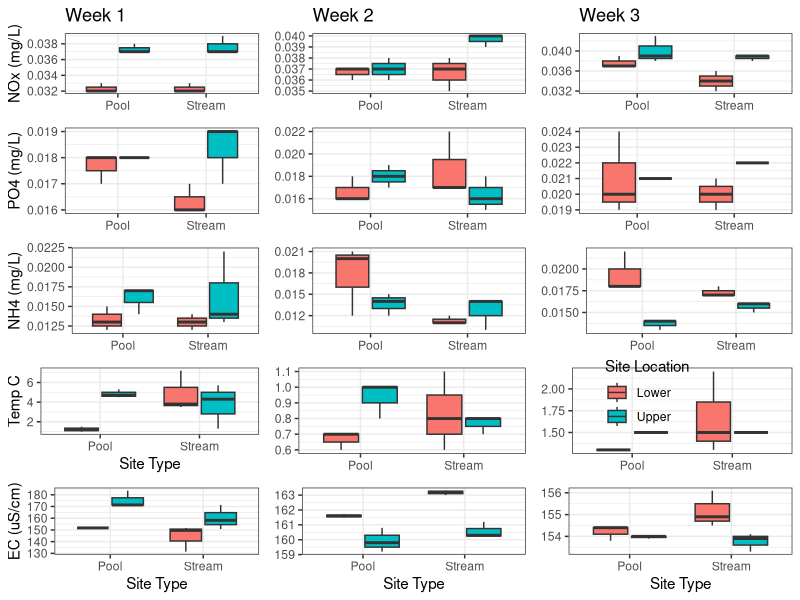
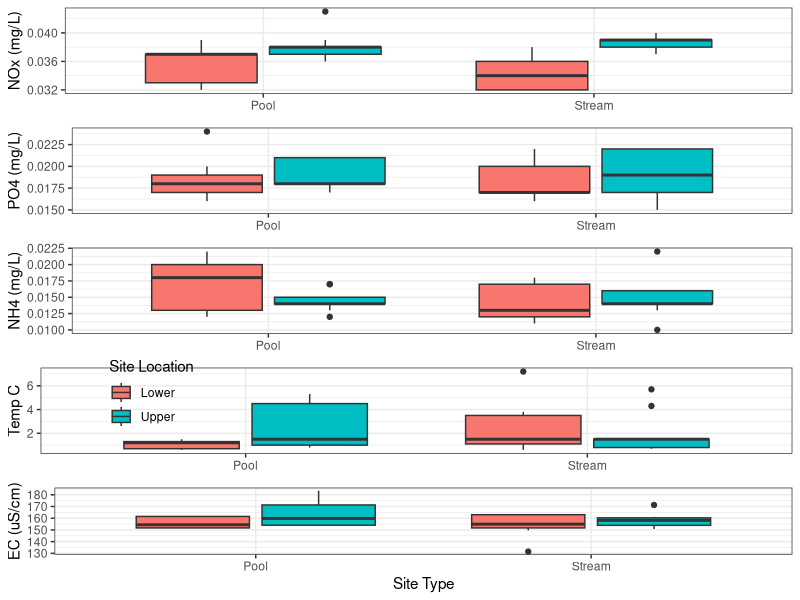

Generate these figures, in order, with R:
## ---- chunk 1
#| warning: false
library(ggplot2)
library(readxl)
library(dplyr)
library(cowplot)
## ---- chunk 2
setwd("/Users/hannahrichardson/Documents/BSU/Spring '23/Field Methods/FieldMethodsHydro")
list.files()
df <- read.csv("Quality Beaver Meadows Data Template.csv")
## ---- chunk 3
#Set date
date<- "2/24/23"
#Above and below pool
NOx <- df %>%
  filter(Date == date)%>%
  ggplot(aes(x = Site_type, y = NOx_mgL, fill= Site_Location))+
  geom_boxplot(show.legend = FALSE)+
  xlab(NULL)+
  ylab('NOx (mg/L)')+
  ggtitle('Week 1')+
  theme(plot.title = element_text(hjust = 0.5))+
  theme_bw()

PO4 <- df %>%
  filter(Date == date)%>%
  ggplot(aes(x = Site_type, y = PO4_mgL, fill= Site_Location))+
  geom_boxplot(show.legend = FALSE)+
  xlab(NULL)+
  ylab('PO4 (mg/L)')+
  theme_bw()

NH4 <- df %>%
  filter(Date == date)%>%
  ggplot(aes(x = Site_type, y = NH4_mgL, fill= Site_Location))+
  geom_boxplot(show.legend = FALSE)+
  xlab(NULL)+
  ylab('NH4 (mg/L)')+
  theme_bw()

temp <- df %>%
  filter(Date == date)%>%
  ggplot(aes(x = Site_type, y = Temp._C, fill= Site_Location))+
  geom_boxplot(show.legend = FALSE)+
  xlab(NULL)+
  xlab('Site Type')+
  ylab('Temp C')+
  theme_bw()

EC <- df %>%
  filter(Date == date)%>%
  ggplot(aes(x = Site_type, y = EC, fill= Site_Location))+
  geom_boxplot(show.legend = FALSE)+
  xlab('Site Type')+
  ylab('EC (uS/cm)')+
  theme_bw()

Wk1<-plot_grid(NOx, PO4, NH4, temp, EC, 
                nrow =5)

## ---- chunk 4
#set date
date<- "3/3/23"
#Above and below pool
NOx <- df %>%
  filter(Date == date)%>%
  ggplot(aes(x = Site_type, y = NOx_mgL, fill= Site_Location))+
  geom_boxplot(show.legend = FALSE)+
  xlab(NULL)+
  ylab(NULL)+
  ggtitle('Week 2')+
  theme(plot.title = element_text(hjust = 0.5))+
  theme_bw()

PO4 <- df %>%
  filter(Date == date)%>%
  ggplot(aes(x = Site_type, y = PO4_mgL, fill= Site_Location))+
  geom_boxplot(show.legend = FALSE)+
  xlab(NULL)+
  ylab(NULL)+
  theme_bw()

NH4 <- df %>%
  filter(Date == date)%>%
  ggplot(aes(x = Site_type, y = NH4_mgL, fill= Site_Location))+
  geom_boxplot(show.legend = FALSE)+
  xlab(NULL)+
  ylab(NULL)+
  theme_bw()

temp <- df %>%
  filter(Date == date)%>%
  ggplot(aes(x = Site_type, y = Temp._C, fill= Site_Location))+
  geom_boxplot(show.legend = FALSE)+
  xlab(NULL)+
  ylab(NULL)+
  theme_bw()

EC <- df %>%
  filter(Date == date)%>%
  ggplot(aes(x = Site_type, y = EC, fill= Site_Location))+
  geom_boxplot(show.legend = FALSE)+
  xlab('Site Type')+
  ylab(NULL)+
  theme_bw()

Wk2<-plot_grid(NOx, PO4, NH4, temp, EC, 
                nrow =5)

## ---- chunk 5
#set date
date<- "3/10/23"
#Above and below pool
NOx <- df %>%
  filter(Date == date)%>%
  ggplot(aes(x = Site_type, y = NOx_mgL, fill= Site_Location))+
  geom_boxplot(show.legend = FALSE)+
  xlab(NULL)+
  ylab(NULL)+
  ggtitle('Week 3')+
  theme(plot.title = element_text(hjust = 0.5))+
  theme_bw()

PO4 <- df %>%
  filter(Date == date)%>%
  ggplot(aes(x = Site_type, y = PO4_mgL, fill= Site_Location))+
  geom_boxplot(show.legend = FALSE)+
  xlab(NULL)+
ylab(NULL)+
  theme_bw()

NH4 <- df %>%
  filter(Date == date)%>%
  ggplot(aes(x = Site_type, y = NH4_mgL, fill= Site_Location))+
  geom_boxplot(show.legend = FALSE)+
  xlab(NULL)+
  ylab(NULL)+
  theme_bw()

temp <- df %>%
  filter(Date == date)%>%
  ggplot(aes(x = Site_type, y = Temp._C, fill= Site_Location))+
  geom_boxplot()+
  xlab(NULL)+
ylab(NULL)+
  theme_bw()+
    theme(legend.position = c(0.35, 0.7),
        legend.background = element_rect( fill = alpha("white", 0)))+
  labs(fill = "Site Location")

EC <- df %>%
  filter(Date == date)%>%
  ggplot(aes(x = Site_type, y = EC, fill= Site_Location))+
  geom_boxplot(show.legend=FALSE)+
  xlab('Site Type')+
  ylab(NULL)+
  theme_bw()

Wk3<-plot_grid(NOx, PO4, NH4, temp, EC, 
                nrow =5)
## ---- chunk 6
allplot<-plot_grid(Wk1,Wk2,Wk3,
                   ncol= 3)

## ---- chunk 7
#Above and below pool
NOx <- df %>%
  #filter(Date == date)%>%
  ggplot(aes(x = Site_type, y = NOx_mgL, fill= Site_Location))+
  geom_boxplot(show.legend = FALSE)+
  xlab(NULL)+
  ylab('NOx (mg/L)')+
  theme_bw()

PO4 <- df %>%
  #filter(Date == date)%>%
  ggplot(aes(x = Site_type, y = PO4_mgL, fill= Site_Location))+
  geom_boxplot(show.legend = FALSE)+
  xlab(NULL)+
  ylab('PO4 (mg/L)')+
  theme_bw()

NH4 <- df %>%
  #filter(Date == date)%>%
  ggplot(aes(x = Site_type, y = NH4_mgL, fill= Site_Location))+
  geom_boxplot(show.legend = FALSE)+
  xlab(NULL)+
  ylab('NH4 (mg/L)')+
  theme_bw()

temp <- df %>%
  #filter(Date == date)%>%
  ggplot(aes(x = Site_type, y = Temp._C, fill= Site_Location))+
  geom_boxplot()+
  xlab(NULL)+
  ylab('Temp C')+
  theme_bw()+
      theme(legend.position = c(0.15, 0.7),
      legend.background = element_rect( fill = alpha("white", 0)))+
  labs(fill = "Site Location")

EC <- df %>%
 # filter(Date == date)%>%
  ggplot(aes(x = Site_type, y = EC, fill= Site_Location))+
  geom_boxplot(show.legend = FALSE)+
  xlab('Site Type')+
  ylab('EC (uS/cm)')+
  theme_bw()

Combo<-plot_grid(NOx, PO4, NH4, temp, EC, 
                nrow =5)
## ---- chunk 8
pdf(file = "Allplots.pdf",
    width = 6,
    height = 10)

allplot
dev.off()

pdf(file = "Weekscombined.pdf",
    width = 4,
    height = 10)

Combo
dev.off()
